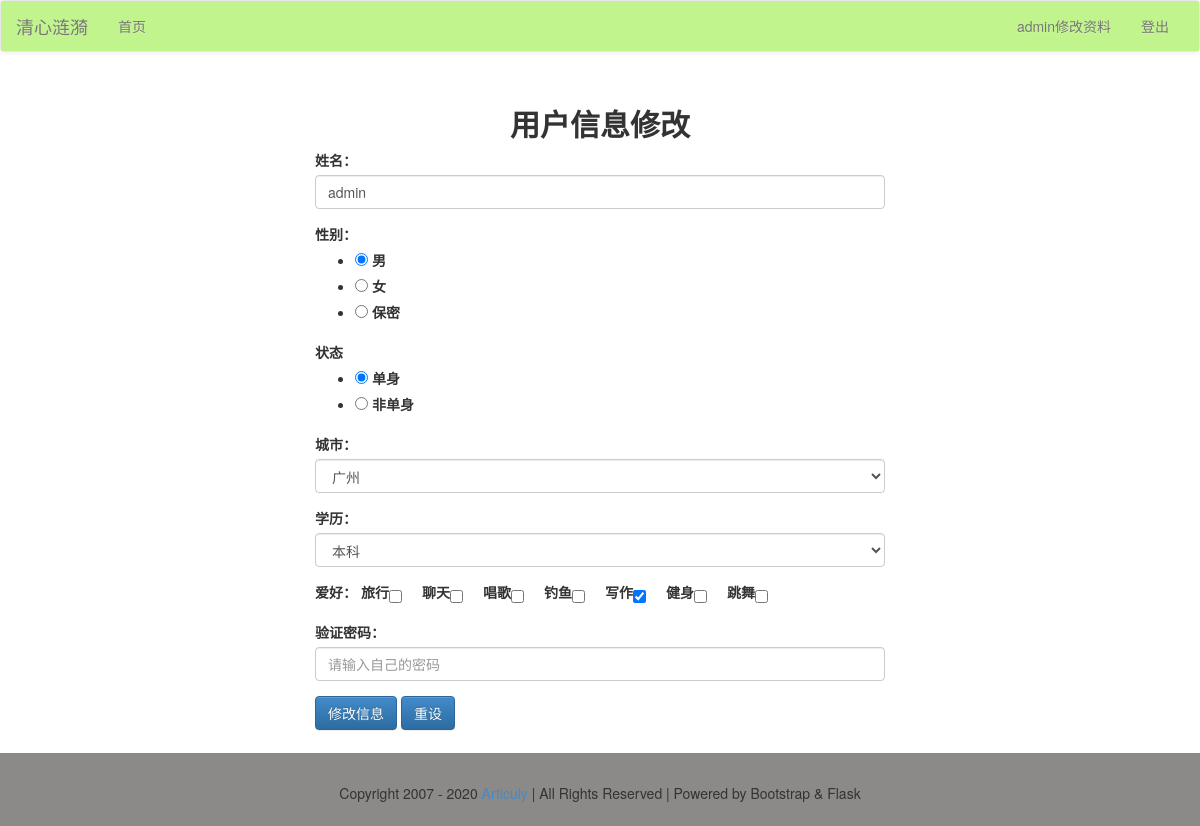
The page /user/edit_info/ (signed in) on the database its author committed.
### models.py (models this page shows, shortened)
class User(db.Model):
    id = db.Column(db.Integer, primary_key=True,autoincrement=True)
    realname = db.Column(db.String)
    username = db.Column(db.String, unique=True)
    password = db.Column(db.String)
    sex = db.Column(db.Integer)
    city = db.Column(db.String)
    education = db.Column(db.String)
    hobby = db.Column(db.String)
    is_single = db.Column(db.Integer)
    message = db.relationship('Message')

### views/users.py (the view)
@user_app.route("/edit_info/", methods=['get', 'post'])
@login_required
def edit_info():
    message = None
    form = EditInfoForm()
    user = User.query.filter_by(username=session['user']).one()
    if form.validate_on_submit():
        user.realname = form.data['realname']
        user.sex = form.data['sex']
        user.is_single = form.data['is_single']
        user.city = form.data['city']
        user.education = form.data['education']
        user.hobby = ', '.join(form.data['hobby'])
        password = form.data['password']
        if user.validate_password(password):
            try:
                db.session.commit()
                message = '修改成功'
            except Exception as e:
                print(str(e))
                message = '后台发生错误'
        else:
            message = '用户名与密码不匹配'
    elif form.errors:
        print(form.errors)
        message = '表单发生错误'
    else:
        form.realname.data = user.realname
        form.sex.data = user.sex
        form.is_single.data = user.is_single
        form.city.data = user.city
        form.education.data = user.education
        form.hobby.data = user.hobby
    return render_template("user/edit_info.html", message=message, user=user, form=form)

### app.py (called while the page is built)
@app.context_processor
def account():
    username = session.get('user')
    return {'username': username, 'userList': userList}

### libs.py (called while the page is built)
def login_required(func):
    @wraps(func)
    def decorator_nest(*args, **kwargs):
        if not 'user' in session:
            return redirect(url_for('login'))
        else:
            print(func)
            return func(*args, **kwargs)
    return decorator_nest

### templates/user/edit_info.html (shortened to what this page needs)
{% extends "base.html" %}
{% block content %}
    <div class="container-fluid">
        <div class="row">
            <div class="main col-lg-6 col-lg-offset-3 col-md-8 col-md-offset-2 col-sm-10 col-sm-offset-1 col-xs-12">
                <h2 class="text-center"><b>用户信息修改</b></h2>
                <div class="body">
                    <form action="" method="post">
                        {% for field in form %}
                            {% if field.widget.input_type!='hidden' %}
                                <div class="form-group">
                                    {{ field.label }}
                                    {{ field }}
                                </div>
                            {% else %}
                                {{ field }}
                            {% endif %}
                        {% endfor %}
                        <div class="form-group">
                            <input class="btn btn-primary" type="submit" name="submit" id="btn1" value="修改信息"/>
                            <input class="btn btn-primary" type="reset" name="reset" id="btn2" value="重设"/>
                        </div>
                    </form>
                </div>
            </div>
        </div>
    </div>
{% endblock %}

### rows shown on the page
User: form "admin" "☑ 男 ☐ 女 ☐ 保密" "☑ 单身 ☐ 非单身" "广州" "本科", label "爱好：", hobby "☐ ☐ ☐ ☐ ☑ ☐ ☐"

### other values the page prints
{{ username }} "admin"
{{ field.label }} "姓名：" "性别：" "状态" "城市：" "学历：" "验证密码："
